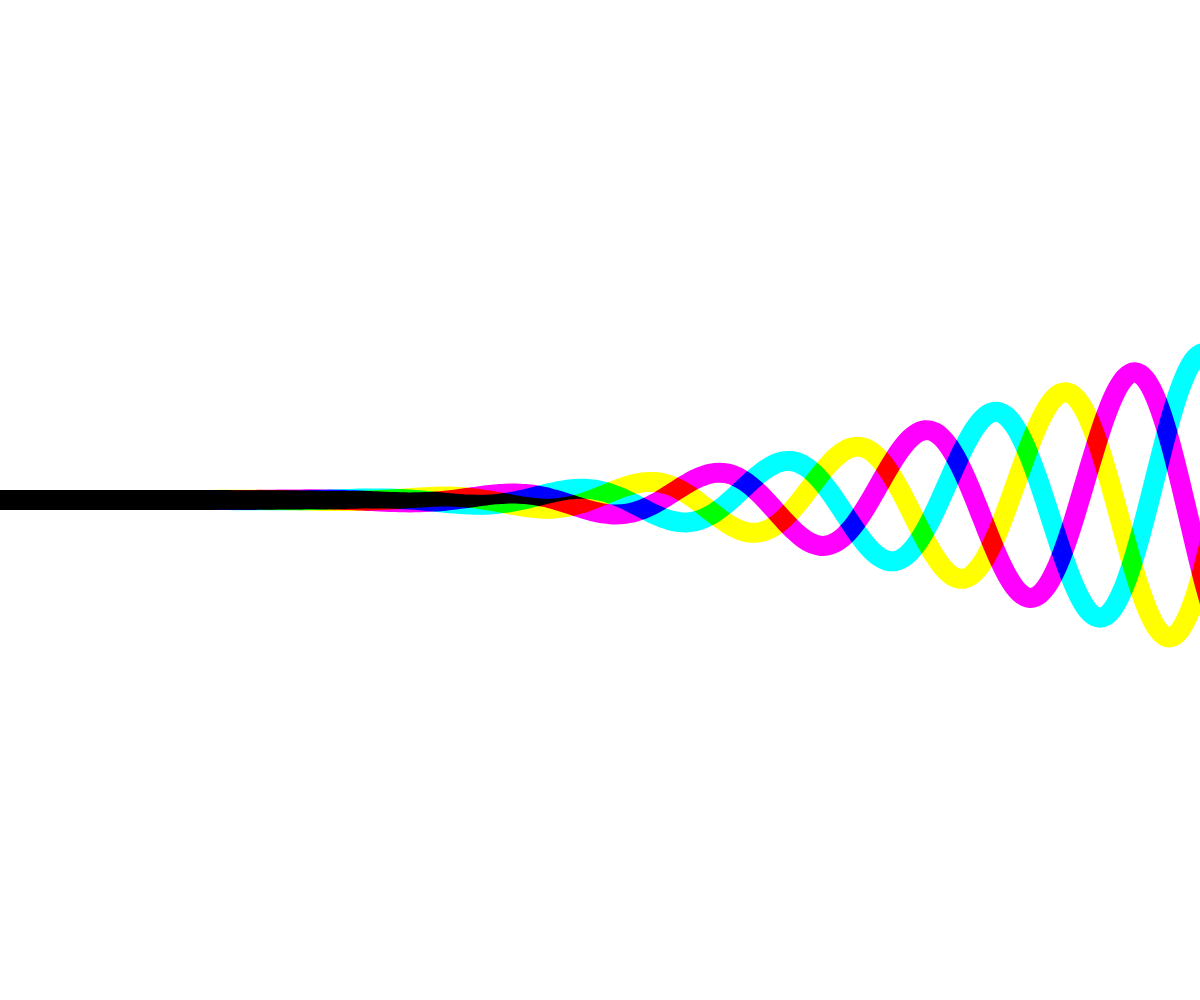
Frame 1 (no input)
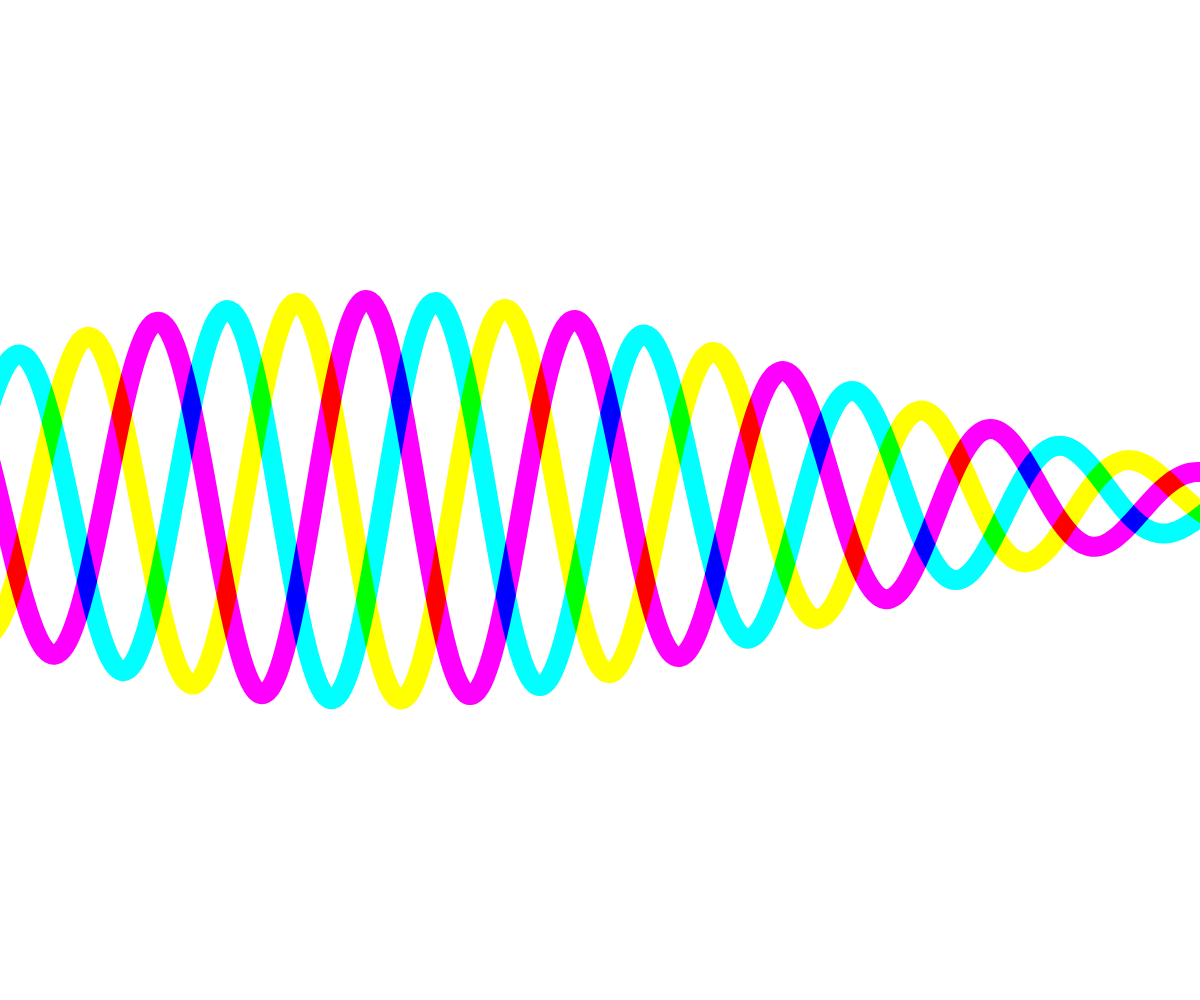
Frame 60 (no input)
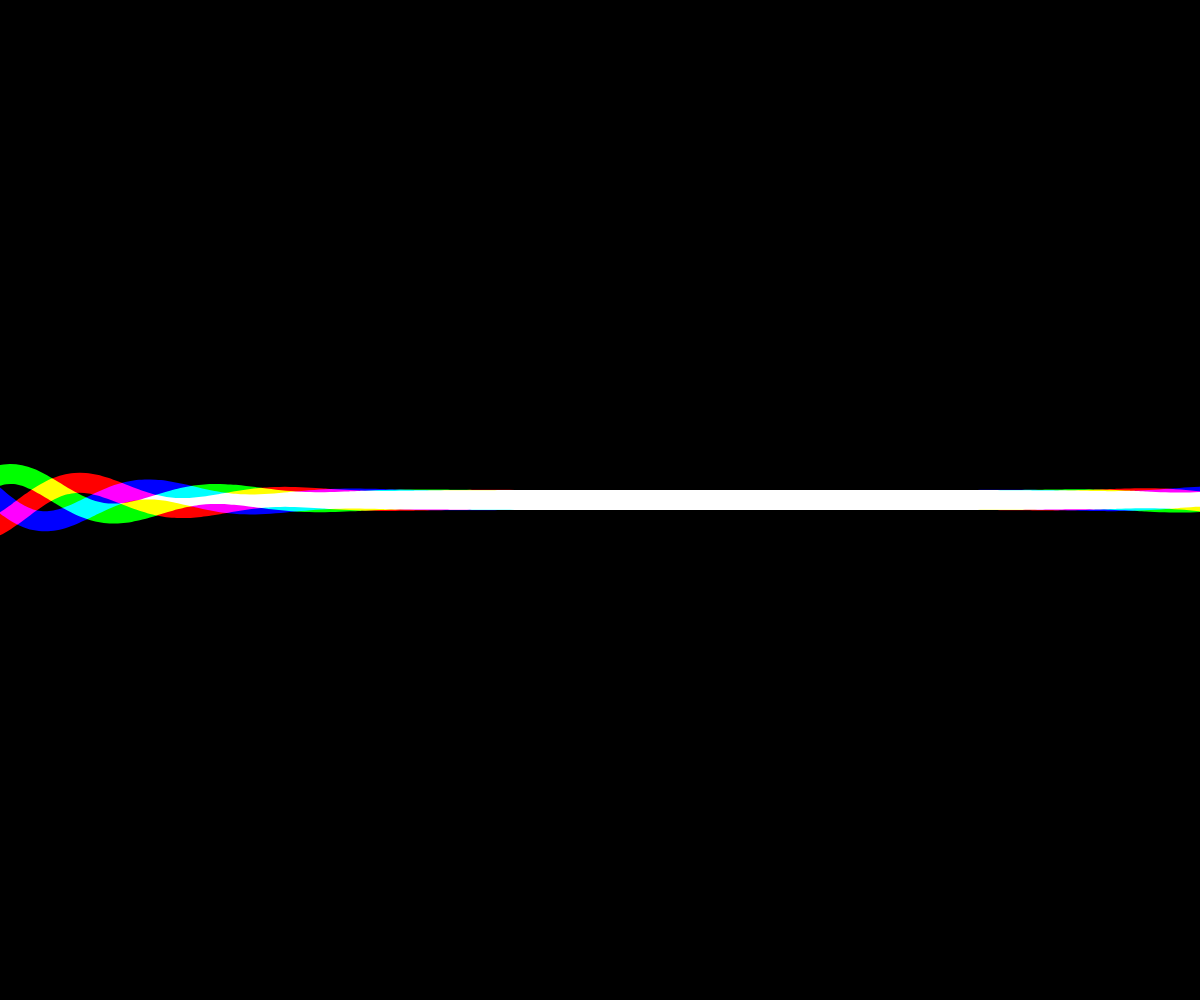
Frame 120 (the mouse pressed at the canvas centre since frame 60)

The p5.js sketch that drew these frames (run headless with seeded random() and noise() and a simulated clock; from frame 60 on, the mouse is pressed at the canvas centre):

// p5.js sketch
// ── sketch.js

var colors;
var type;

function setup() {
  createCanvas(windowWidth, windowHeight);
  
  colors = [
    color(255, 0, 0),
    color(0, 255, 0),
    color(0, 0, 255)
  ];
  
  type = 0;
}

function draw() {
  blendMode(BLEND);
  
  if(type == 0) {
    background(255);
    blendMode(EXCLUSION);
  } else {
    background(0);
    blendMode(SCREEN);
  }
  noFill();
  strokeWeight(20);
  for(var i = 0; i < 3; i++) {
    stroke(colors[i]);
    beginShape();
    for(var w = -20; w < width + 20; w += 5) {
      var h = height / 2;
      h += 200 * sin(w * 0.03 + frameCount * 0.07 + i * TWO_PI / 3) * pow(abs(sin(w * 0.001 + frameCount * 0.02)), 5);
      curveVertex(w, h);
    }    
    endShape();
  }
  
}

function mousePressed() {
  if(type == 0) {
    type = 1;
  } else {
    type = 0;
  }
}
